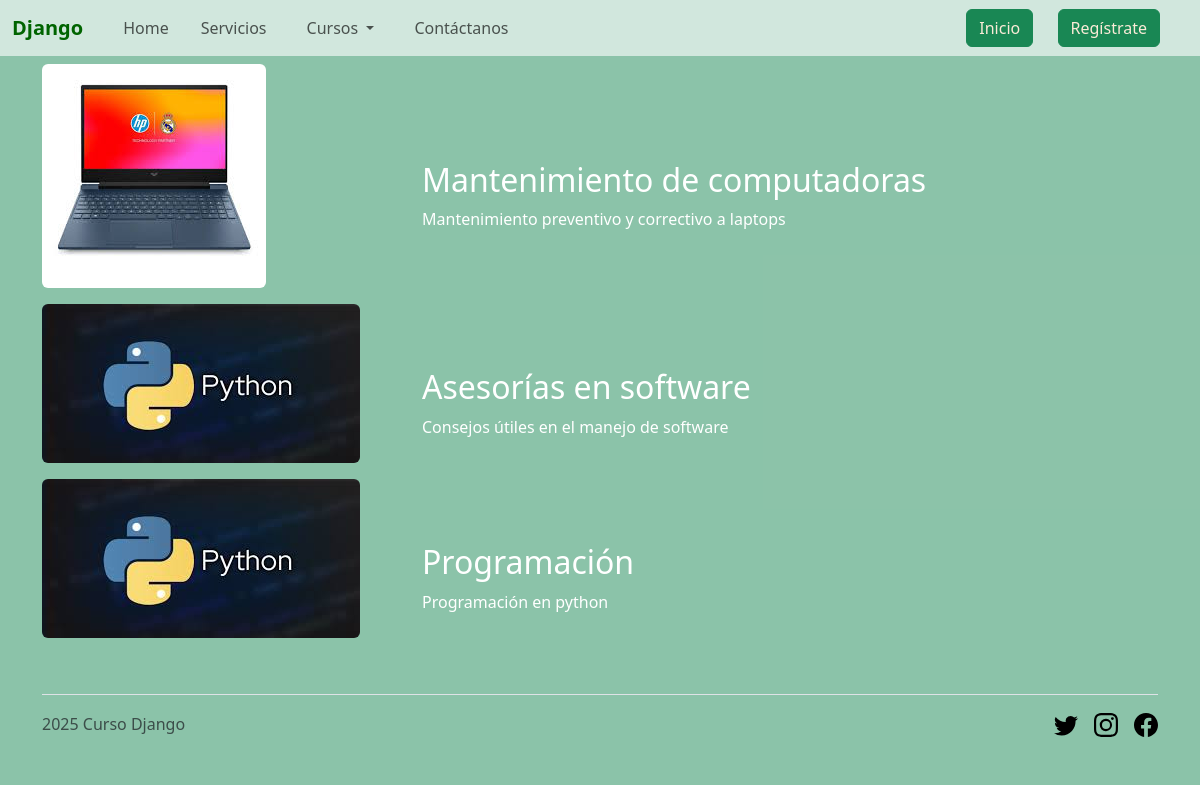
The app's page /servicios/ with its own data.
### AppServicios/models.py (models this page shows, shortened)
class Servicio(models.Model):
    titulo=models.CharField(max_length=50)
    contenido=models.CharField(max_length=50)
    imagen=models.ImageField(upload_to='Servicios')
    created=models.DateTimeField(auto_now_add=True)
    updated=models.DateTimeField(auto_now_add=True)
    class Meta:
        verbose_name='servicio'
        verbose_name_plural='servicios'

### AppServicios/views.py (the view)
# urls.py: path('',views.servicios,name='Servicios'),
def servicios(request):
    servicios=Servicio.objects.all()
    return render(request,'Servicios/servicios.html',{"servicios":servicios})

### AppServicios/Templates/Servicios/servicios.html
{% extends 'AppHome/base.html' %}
{% load static %}
{% block content %}
{% for nombre in servicios %}
<div class="container">
    <div class="row align-items-center">
      <div class="col-md-4">
        <p><img class="img-fluid mb-3 mb-lg-0 rounded" src="{{nombre.imagen.url}}" alt=""></p>
         </div>
        <div class="col-md-8">
          <h1 class="section-heading mb-4">
              <h2 style="color:white">{{nombre.titulo}}</h2>
              <span class="section-heading-lower" style="color:white">{{nombre.contenido}}</span>
            </h1>
          </div>
        </div>
      </div>
{% endfor %}
{% endblock %}

### AppHome/Templates/AppHome/base.html (shortened to what this page needs)
<!DOCTYPE html>
<html lang="en">
<head>
    {% load static %}
    <link href="{% static 'AppHome/css/bootstrap.min.css' %}" rel="stylesheet">
  </head>
<body>
    <nav class="navbar navbar-expand-lg bg-success-subtle">
        <div class="container-fluid">
          <span class="navbar-brand" style="color:darkgreen"><b>Django</b></span>
          <div class="collapse navbar-collapse" id="navbarNavDropdown">
            <ul class="navbar-nav">
              <li class="nav-item ">
                <a class="nav-link px-lg-4" aria-current="page" href="{% url 'Home'%}">Home</a>
              </li>
              <li class="nav-item">
                <a class="nav-link" href="{% url 'Servicios'%}">Servicios</a>
              </li>
              <li class="nav-item dropdown px-lg-4">
                <a class="nav-link dropdown-toggle" href="#" role="button" data-bs-toggle="dropdown" aria-expanded="false">
                  Cursos
                </a>
              </li>
              <li class="nav-item">
                <a class="nav-link" href="{% url 'Contacto'%}">Cont&aacute;ctanos</a>
              </li>
            </ul>
          </div>
        </div>
        <div class="d-grid gap-2 d-md-flex justify-content-md-end;" style="margin-right:40px;color:darkgreen">
          {% if user.is_authenticated %}
          Hola!!! {{user.username}}
          <a class="btn btn-success" style="color:white;" href="{% url 'Cerrar_sesion' %}">Cerrar sesi&oacute;n</a>
          {% else %}
          <a class="btn btn-success" style="color:antiquewhite;" href="{% url 'Abrir_sesion' %}">Inicio</a>&nbsp;&nbsp;
          <a class="btn btn-success" style="color:antiquewhite;  ;" href="{% url 'Registro' %}">Reg&iacute;strate</a>
          {% endif %}
          </div>
        </nav>
    <div class="bg-success p-2" style="--bs-bg-opacity: .5;">
      {% block content %}
      {% endblock%}
    </div>
    <div class="bg-success p-2 bg-opacity-50">
    <div class="container">
      <footer class="d-flex flex-wrap justify-content-between align-items-center py-3 my-4 border-top">
        <div class="col-md-4 d-flex align-items-center">
          <span class="mb-3 mb-md-0 text-body-secondary">2025 Curso Django</span>
        </div>
        <ul class="nav col-md-4 justify-content-end list-unstyled d-flex">
          <li class="ms-3"><a class="text-body-secondary" href="#"><svg class="bi" width="24" height="24"><use xlink:href="#twitter"/></svg></a></li>
          <li class="ms-3"><a class="text-body-secondary" href="#"><svg class="bi" width="24" height="24"><use xlink:href="#instagram"/></svg></a></li>
          <li class="ms-3"><a class="text-body-secondary" href="#"><svg class="bi" width="24" height="24"><use xlink:href="#facebook"/></svg></a></li>
        </ul>
      </footer>
    </div>
  </div>
    </body>
</html>

### records on screen
Servicio: imagen (picture), titulo "Mantenimiento de computadoras", contenido "Mantenimiento preventivo y correctivo a laptops"
Servicio: imagen (picture), titulo "Asesorías en software", contenido "Consejos útiles en el manejo de software"
Servicio: imagen (picture), titulo "Programación", contenido "Programación en python"
